Frame 1 (no input): blank canvas, image omitted
Frame 60 (no input): blank canvas, image omitted
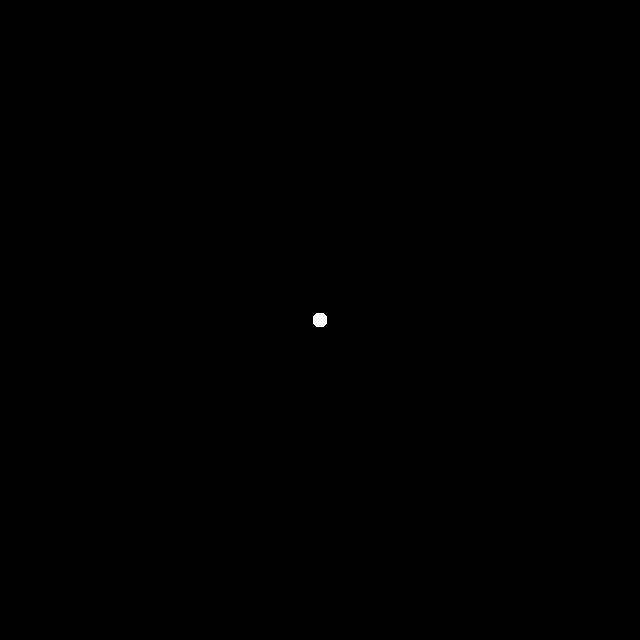
Frame 120 (the mouse pressed at the canvas centre since frame 60)

The p5.js sketch whose frames 1 and 60 were blank and that drew this single picture after the mouse press (run headless with seeded random() and noise() and a simulated clock; from frame 60 on, the mouse is pressed at the canvas centre):

// p5.js sketch
// ── sketch.js
// Engine: p5.js
// Motion to form: a drawn gesture becomes a repeating animation.
// Inspired by Yellowtail (1998), by Golan Levin:
// https://www.flong.com/archive/projects/yellowtail/index.html
// Each stroke moves end-over-end, following its own recorded rhythm.
// Slow gestures make thicker marks; fast gestures make thinner marks.

const MIN_THICKNESS = 2;
const MAX_THICKNESS = 14; // Increase this for a wider brush.
const strokes = [];
let drawing = null;
let pointer = null;
let activePointer = null;

function setup() {
  // CSS scales the display; drawing coordinates stay at 640 × 640.
  const canvas = createCanvas(640, 640).elt;
  stroke(255);
  frameRate(60); // Record and replay one position per animation frame.
  describe('Draw with a mouse or finger. Slow gestures make thick lines, fast gestures make thin lines. Release to animate.');
  canvas.style.touchAction = 'none';
  canvas.style.cursor = 'crosshair';

  // Pointer events handle mouse, pen and touch with the same small set of rules.
  canvas.addEventListener('pointerdown', (event) => {
    if (activePointer !== null || event.button !== 0) return;
    activePointer = event.pointerId;
    pointer = canvasPoint(event, canvas);
    drawing = [{ ...pointer, thickness: MAX_THICKNESS }];
    // Continue receiving release events even when the pointer leaves the canvas.
    canvas.setPointerCapture(event.pointerId);
  });
  canvas.addEventListener('pointermove', (event) => {
    if (event.pointerId === activePointer) pointer = canvasPoint(event, canvas);
  });
  canvas.addEventListener('pointerup', (event) => {
    if (event.pointerId !== activePointer) return;
    addDrawingPoint(canvasPoint(event, canvas));
    const first = drawing[0];
    const last = drawing.at(-1);
    // Ignore clicks without a visible gesture.
    if (drawing.some((point) => Math.hypot(point.x - first.x, point.y - first.y) > 1)) {
      strokes.push({
        points: drawing,
        // This displacement connects the end of one cycle to the next.
        dx: last.x - first.x,
        dy: last.y - first.y,
      });
    }
    resetDrawing(event);
  });
  // A canceled touch or lost capture must not leave a stroke stuck in progress.
  // Match the pointer ID so another finger cannot interrupt the active gesture.
  function resetDrawing(event) {
    if (event.pointerId !== activePointer) return;
    drawing = null;
    pointer = null;
    activePointer = null;
  }
  canvas.addEventListener('pointercancel', resetDrawing);
  canvas.addEventListener('lostpointercapture', resetDrawing);
}

function addDrawingPoint(point) {
  const previous = drawing.at(-1);
  // Distance between frames measures drawing speed in canvas units per frame.
  // Dividing by a larger number makes faster movement produce a thinner line.
  const speed = Math.hypot(point.x - previous.x, point.y - previous.y);
  const target = Math.max(MIN_THICKNESS, MAX_THICKNESS / (1 + speed * 0.15));
  // Move 30% toward the target to soften abrupt changes in thickness.
  const thickness = previous.thickness + (target - previous.thickness) * 0.3;
  drawing.push({ ...point, thickness });
}

function canvasPoint(event, canvas) {
  const bounds = canvas.getBoundingClientRect();
  // Convert screen pixels to canvas coordinates, including on smaller screens.
  // Clamp to the canvas edges when a captured pointer moves outside.
  return {
    x: Math.max(0, Math.min(width, (event.clientX - bounds.left) * width / bounds.width)),
    y: Math.max(0, Math.min(height, (event.clientY - bounds.top) * height / bounds.height)),
  };
}

function draw() {
  // Clear each frame so the lines move without leaving fading trails.
  background(0);
  for (const gesture of strokes) {
    advanceStroke(gesture);
    // Neighboring copies make a line continue across opposite canvas edges.
    for (let x = -width; x <= width; x += width) {
      for (let y = -height; y <= height; y += height) {
        drawStroke(gesture.points, x, y);
      }
    }
  }
  if (drawing) {
    // Repeated positions preserve pauses as well as fast movements.
    addDrawingPoint(pointer);
    drawStroke(drawing);
  }
}

function advanceStroke(gesture) {
  // Move the first point to the end, offset by one complete gesture.
  // After every point has moved once, the original shape repeats farther along.
  const first = gesture.points.shift();
  // Keep each point's thickness attached to it throughout the animation.
  gesture.points.push({ ...first, x: first.x + gesture.dx, y: first.y + gesture.dy });

  // Bring the whole stroke back by multiples of the canvas size.
  // Keeping all points together avoids long lines across the screen.
  const offsetX = Math.floor(gesture.points[0].x / width) * width;
  const offsetY = Math.floor(gesture.points[0].y / height) * height;
  for (const point of gesture.points) {
    point.x -= offsetX;
    point.y -= offsetY;
  }
}

function drawStroke(points, offsetX = 0, offsetY = 0) {
  // Short segments let the width vary along the same stroke.
  for (let i = 1; i < points.length; i++) {
    const previous = points[i - 1];
    const point = points[i];
    strokeWeight((previous.thickness + point.thickness) / 2);
    line(previous.x + offsetX, previous.y + offsetY, point.x + offsetX, point.y + offsetY);
  }
}
